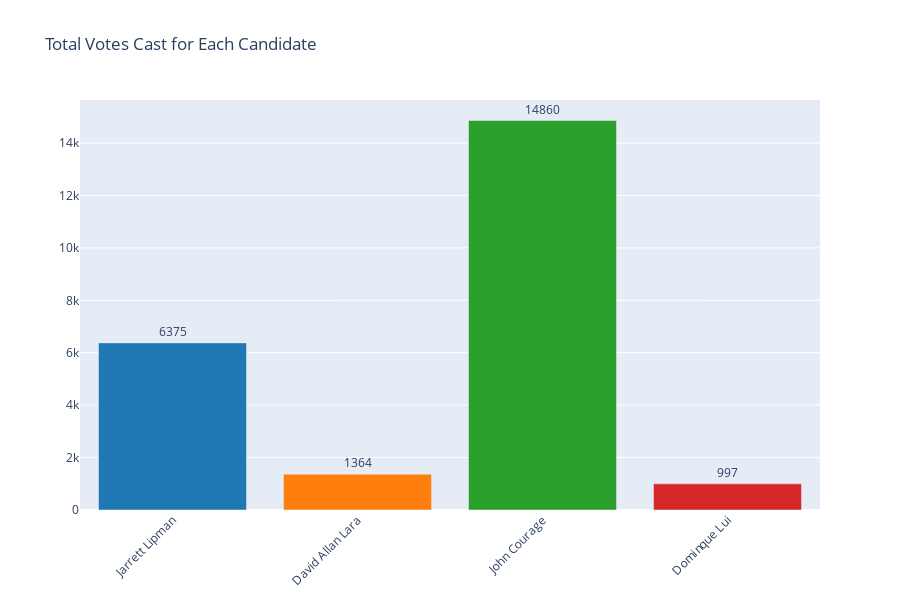

Here is the notebook cell this chart was saved with:
### Code cell
import plotly.graph_objects as go

# Candidate names and corresponding column names
candidates = ['Jarrett Lipman', 'David Allan Lara', 'John Courage', 'Dominque Lui']
vote_columns = ['Jarrett Lipman Votes', 'David Allan Lara Votes', 'John Courage Votes', 'Dominque Lui Votes']

# Calculate the total votes for each candidate
total_votes = [df[column].sum() for column in vote_columns]

# Define custom colors for each candidate
colors = ['#1f77b4', '#ff7f0e', '#2ca02c', '#d62728']

# Create a Plotly bar chart
fig = go.Figure()

for candidate, votes, color in zip(candidates, total_votes, colors):
    fig.add_trace(go.Bar(x=[candidate], y=[votes], text=[votes], textposition='outside', marker_color=color, showlegend=False))

fig.update_layout(title='Total Votes Cast for Each Candidate', xaxis_tickangle=-45)

# Adjust the height of the graph
fig.update_layout(height=600)

# Show the interactive chart
fig.show()

### Figure 1 — Plotly figure (JSON) as saved in the notebook; plotly's stock layout.template omitted (floating-point values rounded to 4 significant figures)
{"data": [{"marker": {"color": "#1f77b4"}, "showlegend": false, "text": ["6375"], "textposition": "outside", "type": "bar", "x": ["Jarrett Lipman"], "y": [6375]}, {"marker": {"color": "#ff7f0e"}, "showlegend": false, "text": ["1364"], "textposition": "outside", "type": "bar", "x": ["David Allan Lara"], "y": [1364]}, {"marker": {"color": "#2ca02c"}, "showlegend": false, "text": ["14860"], "textposition": "outside", "type": "bar", "x": ["John Courage"], "y": [14860]}, {"marker": {"color": "#d62728"}, "showlegend": false, "text": ["997"], "textposition": "outside", "type": "bar", "x": ["Dominque Lui"], "y": [997]}], "layout": {"height": 600, "title": {"text": "Total Votes Cast for Each Candidate"}, "xaxis": {"tickangle": -45}}}
